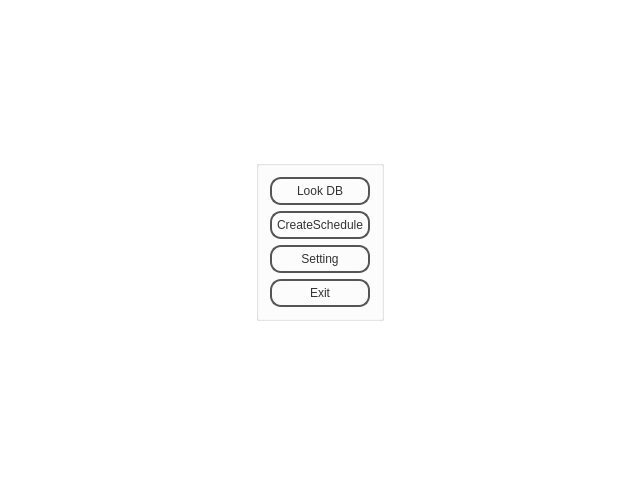
<?xml version="1.0" encoding="UTF-8"?>
<ui version="4.0">
 <class>MainMenu</class>
 <widget class="QMainWindow" name="MainMenu">
  <property name="geometry">
   <rect>
    <x>0</x>
    <y>0</y>
    <width>640</width>
    <height>480</height>
   </rect>
  </property>
  <property name="windowTitle">
   <string>АИС Университет</string>
  </property>
  <property name="styleSheet">
   <string notr="true">QMainWindow {
border: none;
background: white;
}</string>
  </property>
  <widget class="QWidget" name="centralWidget">
   <layout class="QHBoxLayout" name="horizontalLayout_3">
    <item>
     <layout class="QHBoxLayout" name="horizontalLayout_2">
      <item>
       <spacer name="horizontalSpacer">
        <property name="orientation">
         <enum>Qt::Horizontal</enum>
        </property>
        <property name="sizeHint" stdset="0">
         <size>
          <width>40</width>
          <height>20</height>
         </size>
        </property>
       </spacer>
      </item>
      <item>
       <layout class="QVBoxLayout" name="verticalLayout_2">
        <item>
         <spacer name="verticalSpacer">
          <property name="orientation">
           <enum>Qt::Vertical</enum>
          </property>
          <property name="sizeHint" stdset="0">
           <size>
            <width>20</width>
            <height>40</height>
           </size>
          </property>
         </spacer>
        </item>
        <item>
         <widget class="QGroupBox" name="groupBox">
          <property name="title">
           <string/>
          </property>
          <layout class="QHBoxLayout" name="horizontalLayout">
           <item>
            <layout class="QVBoxLayout" name="verticalLayout">
             <item>
              <widget class="QPushButton" name="lookDataBase">
               <property name="styleSheet">
                <string notr="true">QPushButton {
color: #333;
border: 2px solid #555;
border-radius: 11px;
padding: 5px;
background: qradialgradient(cx: 0.3, cy: -0.4,
fx: 0.3, fy: -0.4,
radius: 1.35, stop: 0 #fff, stop: 1 #888);
min-width: 80px;
}

QPushButton:hover {
background: qradialgradient(cx: 0.3, cy: -0.4,
fx: 0.3, fy: -0.4,
radius: 1.35, stop: 0 #fff, stop: 1 #bbb);
}

QPushButton:pressed {
background: qradialgradient(cx: 0.4, cy: -0.1,
fx: 0.4, fy: -0.1,
radius: 1.35, stop: 0 #fff, stop: 1 #ddd);
}</string>
               </property>
               <property name="text">
                <string>Look DB</string>
               </property>
               <property name="icon">
                <iconset resource="image.qrc">
                 <normaloff>:/icon/glyphicons-115-list.png</normaloff>:/icon/glyphicons-115-list.png</iconset>
               </property>
              </widget>
             </item>
             <item>
              <widget class="QPushButton" name="editDataBase">
               <property name="styleSheet">
                <string notr="true">QPushButton {
color: #333;
border: 2px solid #555;
border-radius: 11px;
padding: 5px;
background: qradialgradient(cx: 0.3, cy: -0.4,
fx: 0.3, fy: -0.4,
radius: 1.35, stop: 0 #fff, stop: 1 #888);
min-width: 80px;
}

QPushButton:hover {
background: qradialgradient(cx: 0.3, cy: -0.4,
fx: 0.3, fy: -0.4,
radius: 1.35, stop: 0 #fff, stop: 1 #bbb);
}

QPushButton:pressed {
background: qradialgradient(cx: 0.4, cy: -0.1,
fx: 0.4, fy: -0.1,
radius: 1.35, stop: 0 #fff, stop: 1 #ddd);
}</string>
               </property>
               <property name="text">
                <string>CreateSchedule</string>
               </property>
               <property name="icon">
                <iconset resource="image.qrc">
                 <normaloff>:/icon/glyphicons-151-edit.png</normaloff>:/icon/glyphicons-151-edit.png</iconset>
               </property>
              </widget>
             </item>
             <item>
              <widget class="QPushButton" name="settingMenu">
               <property name="styleSheet">
                <string notr="true">QPushButton {
color: #333;
border: 2px solid #555;
border-radius: 11px;
padding: 5px;
background: qradialgradient(cx: 0.3, cy: -0.4,
fx: 0.3, fy: -0.4,
radius: 1.35, stop: 0 #fff, stop: 1 #888);
min-width: 80px;
}

QPushButton:hover {
background: qradialgradient(cx: 0.3, cy: -0.4,
fx: 0.3, fy: -0.4,
radius: 1.35, stop: 0 #fff, stop: 1 #bbb);
}

QPushButton:pressed {
background: qradialgradient(cx: 0.4, cy: -0.1,
fx: 0.4, fy: -0.1,
radius: 1.35, stop: 0 #fff, stop: 1 #ddd);
}</string>
               </property>
               <property name="text">
                <string>Setting</string>
               </property>
               <property name="icon">
                <iconset resource="image.qrc">
                 <normaloff>:/icon/glyphicons-281-settings.png</normaloff>:/icon/glyphicons-281-settings.png</iconset>
               </property>
               <property name="iconSize">
                <size>
                 <width>20</width>
                 <height>20</height>
                </size>
               </property>
              </widget>
             </item>
             <item>
              <widget class="QPushButton" name="exitMainMenu">
               <property name="styleSheet">
                <string notr="true">QPushButton {
color: #333;
border: 2px solid #555;
border-radius: 11px;
padding: 5px;
background: qradialgradient(cx: 0.3, cy: -0.4,
fx: 0.3, fy: -0.4,
radius: 1.35, stop: 0 #fff, stop: 1 #888);
min-width: 80px;
}

QPushButton:hover {
background: qradialgradient(cx: 0.3, cy: -0.4,
fx: 0.3, fy: -0.4,
radius: 1.35, stop: 0 #fff, stop: 1 #bbb);
}

QPushButton:pressed {
background: qradialgradient(cx: 0.4, cy: -0.1,
fx: 0.4, fy: -0.1,
radius: 1.35, stop: 0 #fff, stop: 1 #ddd);
}</string>
               </property>
               <property name="text">
                <string>Exit</string>
               </property>
               <property name="icon">
                <iconset resource="image.qrc">
                 <normaloff>:/icon/glyphicons-389-exit.png</normaloff>:/icon/glyphicons-389-exit.png</iconset>
               </property>
              </widget>
             </item>
            </layout>
           </item>
          </layout>
         </widget>
        </item>
        <item>
         <spacer name="verticalSpacer_2">
          <property name="orientation">
           <enum>Qt::Vertical</enum>
          </property>
          <property name="sizeHint" stdset="0">
           <size>
            <width>20</width>
            <height>40</height>
           </size>
          </property>
         </spacer>
        </item>
       </layout>
      </item>
      <item>
       <spacer name="horizontalSpacer_2">
        <property name="orientation">
         <enum>Qt::Horizontal</enum>
        </property>
        <property name="sizeHint" stdset="0">
         <size>
          <width>40</width>
          <height>20</height>
         </size>
        </property>
       </spacer>
      </item>
     </layout>
    </item>
   </layout>
  </widget>
 </widget>
 <layoutdefault spacing="6" margin="11"/>
 <resources>
  <include location="image.qrc"/>
 </resources>
 <connections/>
</ui>
